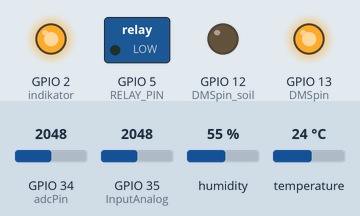
Simulated run of this sketch. Board: ESP32. On the bench: switched loads named in the sketch (green lamp = pin HIGH), output pins drawn as LEDs (lit = HIGH). The inputs (shaded band) are chosen by the test bench; at power-on: humidity 55 %, GPIO 35 (InputAnalog) = 2048, temperature 24 °C, GPIO 34 (adcPin) = 2048 (analog values on the 0–4095 scale). WiFi joins after 1.5 s; servers stay silent unless stated; what the sketch prints to the serial monitor is not drawn.

Above: at 3.0 s.
3.1 s: humidity set to 52 %
At 4.5 s:
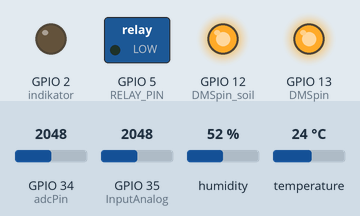
16.6 s: humidity set to 49 %
At 20.2 s:
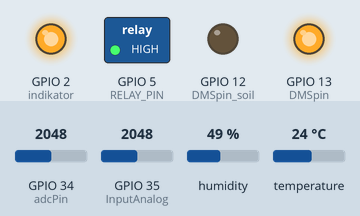
30.3 s: GPIO 35 (InputAnalog) set to 1630
At 43.2 s:
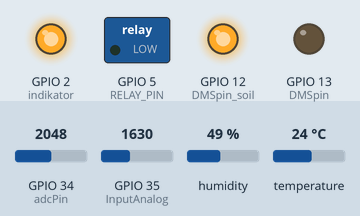
43.8 s: GPIO 35 (InputAnalog) set to 1527
57.3 s: temperature set to 20 °C
At 69.8 s:
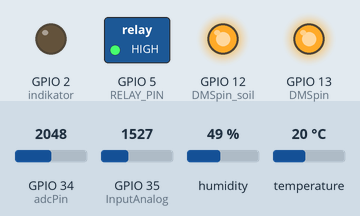
70.8 s: temperature set to 17 °C
Timing chart, 0 to 84.5 s (numbered marks = the images above; inputs shaded):
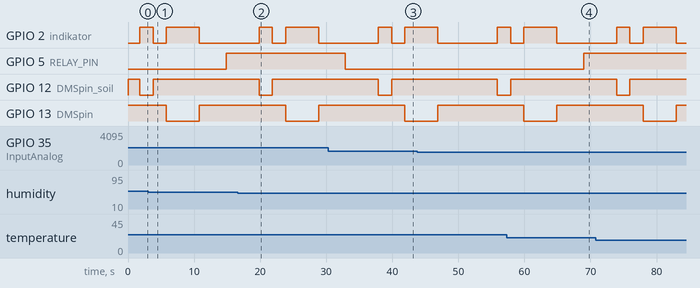

Measured:
- the behaviour switches between 51 and 50 % on humidity (found by bisection; images 1 and 2)

The sketch:

TerraGrow_Code.ino
```cpp
// Your Blynk Auth Token
#define BLYNK_AUTH_TOKEN "MXsjVYN8Z-fW5Yv_gRJhlLyULlyDO_OR"
#define BLYNK_TEMPLATE_ID "TMPL6NRng2yzI"
#define BLYNK_TEMPLATE_NAME "ph dan kelembaban"

#include <WiFi.h>
#include <WiFiClient.h>
#include <BlynkSimpleEsp32.h>
#include <DHT.h>  // Menambahkan pustaka DHT

// Akses koneksi Blynk
char auth[] = BLYNK_AUTH_TOKEN;
const char* ssid = "C12CA1";
const char* password = "primawijaya";

// Pin definitions
#define DMSpin  13        // Pin output untuk DMS ph
#define indikator  2      // Pin output untuk indikator pembacaan sensor
#define adcPin 34         // Pin input sensor pH tanah
#define DMSpin_soil 12    // Pin output untuk DMS kelembaban
#define InputAnalog 35    // Pin input untuk sensor kelembaban tanah
#define RELAY_PIN 5       // Pin untuk relay
#define MID_DURATION 5000  // 0.5 detik (500 milidetik)

// DHT sensor
#define DHT_PIN 14        // Pin untuk DHT11
#define DHT_TYPE DHT11    // Jenis sensor DHT (DHT11)

DHT dht(DHT_PIN, DHT_TYPE);  // Inisialisasi sensor DHT

// Variables
int ADC_pH;
int ADC_Soil;
float pH = 0;
float moisture = 0;
int adcValue = 0;
float temperature = 0;
float humidity = 0;

// Tabel Persentase (%) dan Nilai ADC Sensor
const int adcSensor[] = {0, 102, 204, 306, 409, 511, 613, 716, 818, 920, 1023}; // Nilai ADC
const float moistureMeter[] = {100, 90, 80, 70, 60, 50, 40, 30, 20, 10, 0}; // Persentase kelembapan

// Fungsi Interpolasi Linear untuk menghitung kelembapan berdasarkan ADC
int interpolate(int adcValue) {
    int lowerIdx = 0;
    int upperIdx = 0;

    for (int i = 0; i < sizeof(adcSensor) / sizeof(adcSensor[0]); i++) {
        if (adcSensor[i] <= adcValue) {
            lowerIdx = i;
        }
        if (adcSensor[i] > adcValue) {
            upperIdx = i;
            break;
        }
    }

    if (adcValue < adcSensor[0]) {
        return (int)moistureMeter[0];
    } else if (adcValue > adcSensor[sizeof(adcSensor) / sizeof(adcSensor[0]) - 1]) {
        return (int)moistureMeter[sizeof(moistureMeter) / sizeof(moistureMeter[0]) - 1];
    }

    float moisture = moistureMeter[lowerIdx] + (adcValue - adcSensor[lowerIdx]) *
                     (moistureMeter[upperIdx] - moistureMeter[lowerIdx]) /
                     (adcSensor[upperIdx] - adcSensor[lowerIdx]);

    return (int)moisture;
}

// Fuzzy membership function for temperature
String fuzzyTemperature(float temperature) {
    if (temperature <= 18) {
        return "Cold"; // Cold
    } else if (temperature >= 9 && temperature <= 36) {
        return "Good"; // Good
    } else if (temperature >= 27) {
        return "Hot"; // Hot
    }
    return "Unknown";  // Return "Unknown" if no condition is met
}

// Fuzzy membership function for humidity
String fuzzyHumidity(float humidity) {
    if (humidity <= 50) {
        return "Dry"; // Dry
    } else if (humidity >= 40 && humidity <= 80) {
        return "Normal"; // Normal
    } else if (humidity >= 60) {
        return "Moist"; // Moist
    }
    return "Unknown";  // Return "Unknown" if no condition is met
}

// Fuzzy membership function for soil moisture
String fuzzySoilMoisture(float moisture) {
    if (moisture <= 60) {
        return "Low"; // Low
    } else if (moisture >= 50 && moisture <= 90) {
        return "Medium"; // Medium
    } else if (moisture >= 80) {
        return "High"; // High
    }
    return "Unknown";  // Return "Unknown" if no condition is met
}

// Defuzzification using Sugeno method (average)
String defuzzify(float temperature, float humidity, float moisture) {
    String temperatureLinguistic = fuzzyTemperature(temperature);
    String humidityLinguistic = fuzzyHumidity(humidity);
    String moistureLinguistic = fuzzySoilMoisture(moisture);

    // Display linguistic values


    // Apply fuzzy rules based on combinations of the conditions
    if (temperatureLinguistic == "Cold" && humidityLinguistic == "Dry" && moistureLinguistic == "Low") {
        return "OFF";  // Relay OFF
    } else if (temperatureLinguistic == "Cold" && humidityLinguistic == "Dry" && moistureLinguistic == "Medium") {
        return "OFF";  // Relay OFF
    } else if (temperatureLinguistic == "Cold" && humidityLinguistic == "Dry" && moistureLinguistic == "High") {
        return "OFF";  // Relay OFF
    } else if (temperatureLinguistic == "Cold" && humidityLinguistic == "Normal" && moistureLinguistic == "Low") {
        return "OFF";  // Relay OFF
    } else if (temperatureLinguistic == "Cold" && humidityLinguistic == "Normal" && moistureLinguistic == "Medium") {
        return "OFF";  // Relay OFF
    } else if (temperatureLinguistic == "Cold" && humidityLinguistic == "Normal" && moistureLinguistic == "High") {
        return "OFF";  // Relay OFF
    } else if (temperatureLinguistic == "Cold" && humidityLinguistic == "Moist" && moistureLinguistic == "Low") {
        return "OFF";  // Relay OFF
    } else if (temperatureLinguistic == "Cold" && humidityLinguistic == "Moist" && moistureLinguistic == "Medium") {
        return "OFF";  // Relay OFF
    } else if (temperatureLinguistic == "Cold" && humidityLinguistic == "Moist" && moistureLinguistic == "High") {
        return "OFF";  // Relay OFF
    } else if (temperatureLinguistic == "Good" && humidityLinguistic == "Dry" && moistureLinguistic == "Low") {
        return "OFF";  // Relay OFF
    } else if (temperatureLinguistic == "Good" && humidityLinguistic == "Dry" && moistureLinguistic == "Medium") {
        return "MID";  // Relay MID
    } else if (temperatureLinguistic == "Good" && humidityLinguistic == "Dry" && moistureLinguistic == "High") {
        return "ON";  // Relay ON
    } else if (temperatureLinguistic == "Good" && humidityLinguistic == "Normal" && moistureLinguistic == "Low") {
        return "MID";  // Relay MID
    } else if (temperatureLinguistic == "Good" && humidityLinguistic == "Normal" && moistureLinguistic == "Medium") {
        return "ON";  // Relay ON
    } else if (temperatureLinguistic == "Good" && humidityLinguistic == "Normal" && moistureLinguistic == "High") {
        return "ON";  // Relay ON
    } else if (temperatureLinguistic == "Good" && humidityLinguistic == "Moist" && moistureLinguistic == "Low") {
        return "MID";  // Relay MID
    } else if (temperatureLinguistic == "Good" && humidityLinguistic == "Moist" && moistureLinguistic == "Medium") {
        return "ON";  // Relay ON
    } else if (temperatureLinguistic == "Good" && humidityLinguistic == "Moist" && moistureLinguistic == "High") {
        return "ON";  // Relay ON
    } else if (temperatureLinguistic == "Hot" && humidityLinguistic == "Dry" && moistureLinguistic == "Low") {
        return "OFF";  // Relay OFF
    } else if (temperatureLinguistic == "Hot" && humidityLinguistic == "Dry" && moistureLinguistic == "Medium") {
        return "OFF";  // Relay OFF
    } else if (temperatureLinguistic == "Hot" && humidityLinguistic == "Dry" && moistureLinguistic == "High") {
        return "OFF";  // Relay OFF
    } else if (temperatureLinguistic == "Hot" && humidityLinguistic == "Normal" && moistureLinguistic == "Low") {
        return "MID";  // Relay MID
    } else if (temperatureLinguistic == "Hot" && humidityLinguistic == "Normal" && moistureLinguistic == "Medium") {
        return "MID";  // Relay MID
    } else if (temperatureLinguistic == "Hot" && humidityLinguistic == "Normal" && moistureLinguistic == "High") {
        return "ON";  // Relay ON
    } else if (temperatureLinguistic == "Hot" && humidityLinguistic == "Moist" && moistureLinguistic == "Low") {
        return "MID";  // Relay MID
    } else if (temperatureLinguistic == "Hot" && humidityLinguistic == "Moist" && moistureLinguistic == "Medium") {
        return "ON";  // Relay ON
    } else if (temperatureLinguistic == "Hot" && humidityLinguistic == "Moist" && moistureLinguistic == "High") {
        return "ON";  // Relay ON
    }

    return "OFF";  // Default Relay OFF
}

void setup() {
    Serial.begin(115200);
    analogReadResolution(10);
    pinMode(DMSpin, OUTPUT);
    pinMode(DMSpin_soil, OUTPUT);
    pinMode(indikator, OUTPUT);
    pinMode(RELAY_PIN, OUTPUT);
    digitalWrite(DMSpin, HIGH);
    digitalWrite(DMSpin_soil, HIGH);

    // Koneksi WiFi dan Blynk
    WiFi.begin(ssid, password);
    while (WiFi.status() != WL_CONNECTED) {
        delay(500);
        Serial.print(".");
    }
    Serial.println("\nBerhasil Koneksi ke WiFi");

    Blynk.begin(auth, ssid, password, "iot.serangkota.go.id", 8080);

    dht.begin();
}

void readMoistureSensor() {
    digitalWrite(DMSpin_soil, LOW);
    digitalWrite(indikator, HIGH);
    delay(2000);

    ADC_Soil = analogRead(InputAnalog);
    moisture = interpolate(ADC_Soil);

    // Menampilkan data kelembaban tanah di Serial Monitor
    Serial.println("=== Pembacaan Sensor Kelembaban Tanah ===");
    Serial.print("ADC Soil Value: ");
    Serial.println(ADC_Soil);
    Serial.print("Moisture Value: ");
    Serial.println(moisture);
    String moistureLinguistic = fuzzySoilMoisture(moisture);
    Serial.print("Soil Moisture Status: ");
    Serial.println(moistureLinguistic);

    Blynk.virtualWrite(V2, ADC_Soil);
    Blynk.virtualWrite(V3, moisture);
    Blynk.virtualWrite(V8, "Soil Moisture: " + moistureLinguistic);

    digitalWrite(DMSpin_soil, HIGH);
    digitalWrite(indikator, LOW);
}

void readPhSensor() {
    digitalWrite(DMSpin, LOW);
    digitalWrite(indikator, HIGH);
    delay(5000);

    ADC_pH = analogRead(adcPin);
    pH = (-0.0233 * ADC_pH) + 12.698;

    // Menampilkan data pH tanah di Serial Monitor
    Serial.println("=== Pembacaan Sensor pH Tanah ===");
    Serial.print("ADC pH Value: ");
    Serial.println(ADC_pH);
    Serial.print("pH Value: ");
    Serial.println(pH, 1);

    Blynk.virtualWrite(V0, ADC_pH);
    Blynk.virtualWrite(V1, pH);

    digitalWrite(DMSpin, HIGH);
    digitalWrite(indikator, LOW);
}

void readDHT11() {
    humidity = dht.readHumidity();
    temperature = dht.readTemperature();

    // Menampilkan hasil pembacaan pada Serial Monitor
    Serial.println("=== Pembacaan Sensor DHT11 ===");

    Serial.print("Humidity: ");
    Serial.print(humidity, 2);  // Menampilkan kelembaban dengan 2 digit desimal
    Serial.println("%");

    Serial.print("Temperature: ");
    Serial.print(temperature, 2);  // Menampilkan suhu dengan 2 digit desimal
    Serial.println("°C");

    String temperatureLinguistic = fuzzyTemperature(temperature);
    String humidityLinguistic = fuzzyHumidity(humidity);

    Serial.print("Temperature Status: ");
    Serial.println(temperatureLinguistic);
    Serial.print("Humidity Status: ");
    Serial.println(humidityLinguistic);


    Blynk.virtualWrite(V4, humidity);
    Blynk.virtualWrite(V5, temperature);
}


BLYNK_WRITE(V6) {
    int pinValue = param.asInt();
    if (pinValue == 1) {
        digitalWrite(RELAY_PIN, HIGH);
        Serial.println("Relay is ON");
        Blynk.virtualWrite(V6, HIGH);
    } else {
        digitalWrite(RELAY_PIN, LOW);
        Serial.println("Relay is OFF");
        Blynk.virtualWrite(V6, LOW);
    }
}

void loop() {
    Blynk.run();
    // Kirim status relayOutput ke LCD Virtual Pin V7


    // Kirim status variabel linguistik ke LCD Virtual Pin V8

    // Pembacaan sensor kelembaban tanah
    readMoistureSensor();
    delay(2000);

    // Pembacaan sensor pH tanah
    readPhSensor();
    delay(2000);

    // Pembacaan sensor suhu dan kelembaban DHT11
    readDHT11();
    delay(2000);


    String relayState = defuzzify(temperature, humidity, moisture);

    // Print the defuzzification result to the Serial Monitor
    Serial.print("Hasil Keputusan Fuzzy Untuk Relay: ");
    Serial.println(relayState);
    Blynk.virtualWrite(V7, relayState);

    // Control relay based on fuzzy logic output
    if (relayState == "ON") {
        digitalWrite(RELAY_PIN, HIGH);  // Relay ON
    } else if (relayState == "MID") {
        digitalWrite(RELAY_PIN, HIGH);  // Relay MID
    } else {
        digitalWrite(RELAY_PIN, LOW);   // Relay OFF
    }

    delay(MID_DURATION);  // Delay before next loop iteration
    }
```
